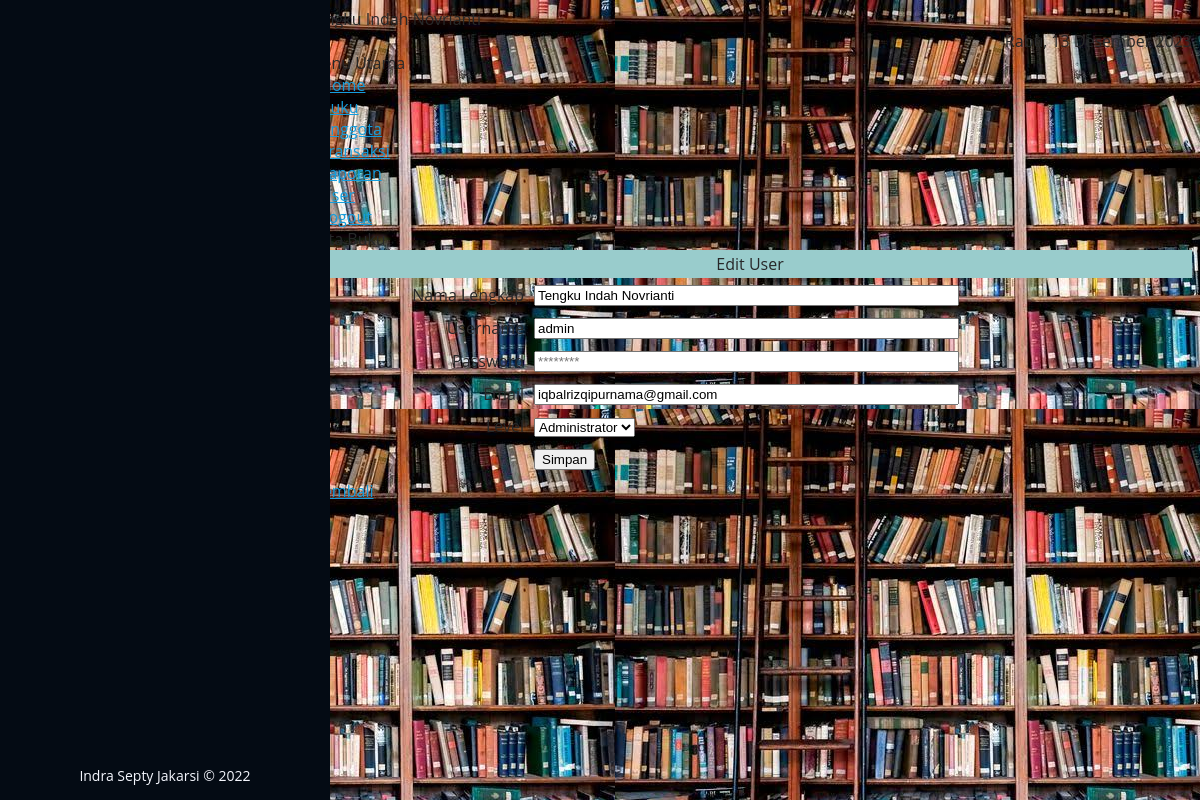
/admin/index.php?page=user_edit&id=1 (signed in), run on the app's committed database.
### tables this page shows
CREATE TABLE `tbl_user` (
  `id` int(3) NOT NULL,
  `nama` varchar(200) NOT NULL,
  `username` varchar(50) NOT NULL,
  `password` varchar(200) NOT NULL,
  `email` varchar(100) NOT NULL,
  `level` enum('admin','user') NOT NULL
);

### admin/user_edit.php (the view, shortened to what this page needs)
  <?php
  include '../conn/koneksi.php';
  $id = $_GET['id'];
    $sql = mysqli_query($konek,"SELECT * FROM tbl_user WHERE id=$id");
  $data = mysqli_fetch_array($sql);
  $nama = $data['nama'];
  $username = $data['username'];
  $email = $data['email'];
  $level = $data['level'];
  ?>
<div id="menu-tengah">
   	<div id="bg_menu">Data Buku
   	</div>
   	<div id="content_menu">
       <div id="menu_header">
       	<table width="100%" height="100%" style="background-color:#9cc;">
           	<tr>
               	<td align="center">Edit User</td>
               </tr>
           </table>
   	</div>
  	    <div class="table_input">
       <form action="?page=user_proses_edit" method="post">
  	      <table width="100%" height="80%" align="center" cellspacing="0" cellpadding="5">
  	        <tbody>
           	<tr>
               	<td width="25%" align="right">Nama Lengkap</td>
                   <td><input type="text" name="nama" size="50%" value="<?=$nama?>" required></td>
               </tr>
               <tr>
               	<td width="20%" align="right">Username</td>
                   <td><input type="text" name="username" size="50%" value="<?=$username?>" required></td>
               </tr>
               <tr>
               	<td width="20%" align="right">Password</td>
                   <td><input type="password" name="password" size="50%" placeholder="********" required></td>
               </tr>
               <tr>
               	<td width="20%" align="right">Email</td>
                   <td><input type="text" name="email" size="50%" value="<?=$email?>" required></td>
               </tr>
               <tr>
               	<td width="20%" align="right">Level</td>
                   <td><select name="level">
                           <option value="admin" <?php if($level=='admin'){echo "selected"; } ?>>Administrator</option>
                   	</select>
                   </td>
               </tr>
               <tr>
               	<td></td>
                   <td><input type="submit" value="Simpan"></td>
               </tr>
               <tr>
                   <td><a href="?page=user">Kembali</td>
               </tr>
           </tbody>
         </table>
         </form>
	      </div>
  	  </div>
   </div>

### assets/css/style.css (style rules this page uses)
body { font-family: "Open Sans", sans-serif; color: #272829; }
a { color: #149ddd; }

### admin/index.php (style rules this page uses)
body { background-image: url(../images/2.jpeg); background-color: #cccccccc; }

### data on the page
tbl_user: nama "Tengku Indah Novrianti", username "admin", email "iqbalrizqipurnama@gmail.com", level "Administrator"

### other printed values
$_SESSION['nama'] "Tengku Indah Novrianti"
